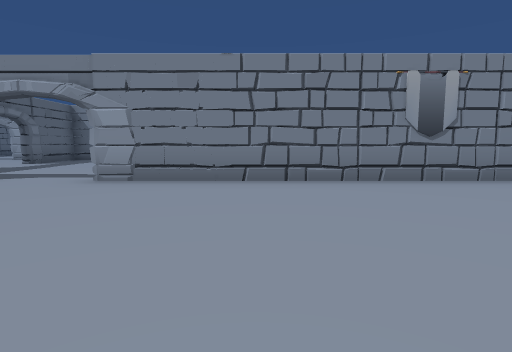
view 1 (above)

22 first-person views from a walk through a 3-D level made in the Unity game engine. The camera is 1.3 m above the floor, tilts 6° down and sees 80° across. The floor is counted in squares, 2 m on a side. Each view is taken from the middle of a square. On the plan, view 1 faces up. The plan holds only what a view shows up to about 10 squares ahead; the rest is blank. The place goes on beyond the plan. The player character is not drawn.

view 2
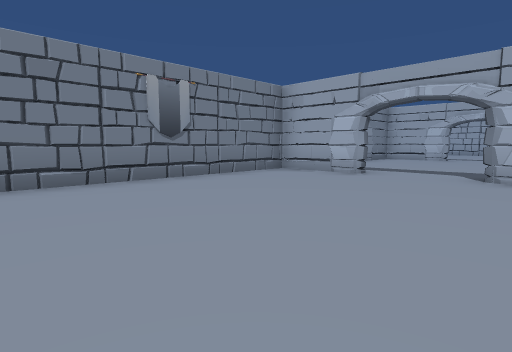

view 3
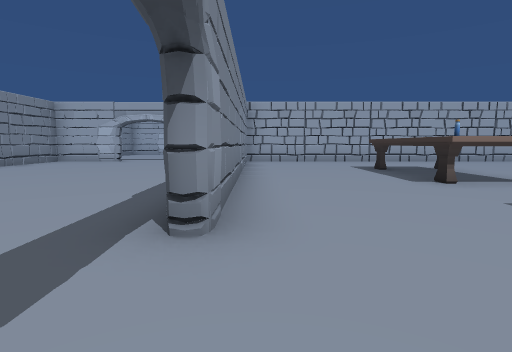

view 4
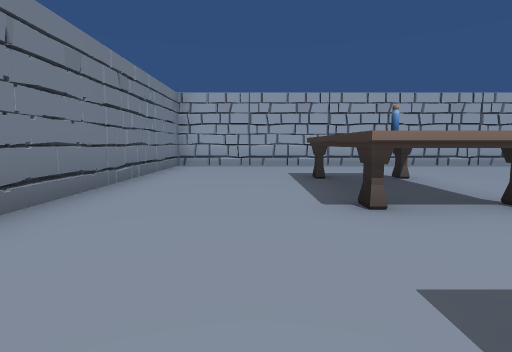

view 5
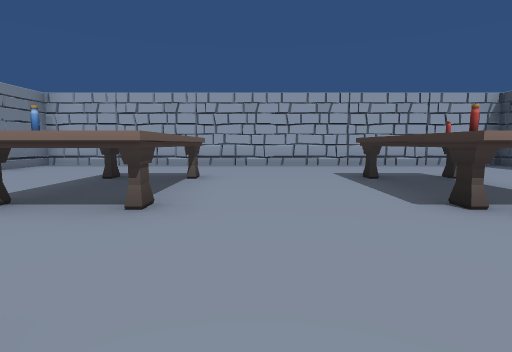

view 6
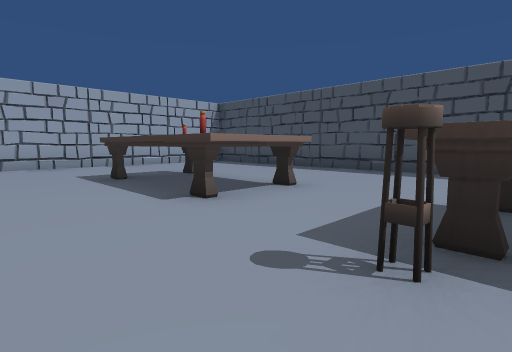

view 7
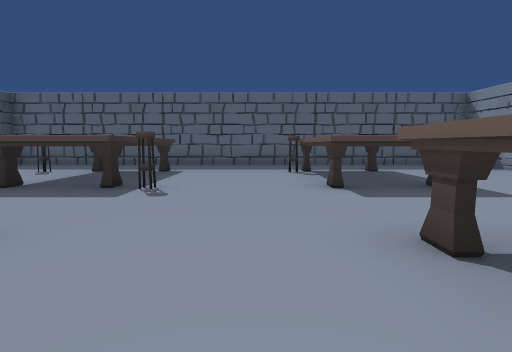

view 8
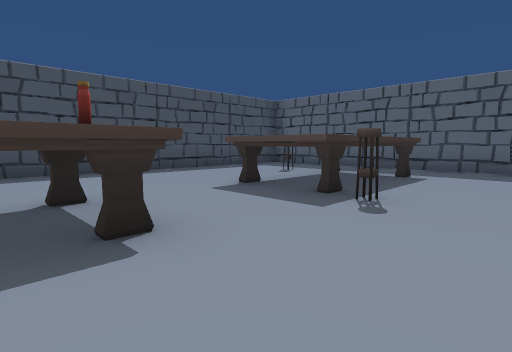

view 9
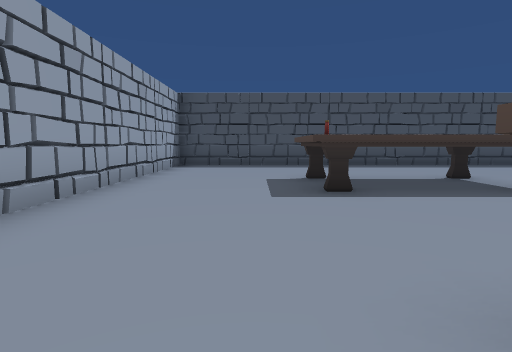

view 10
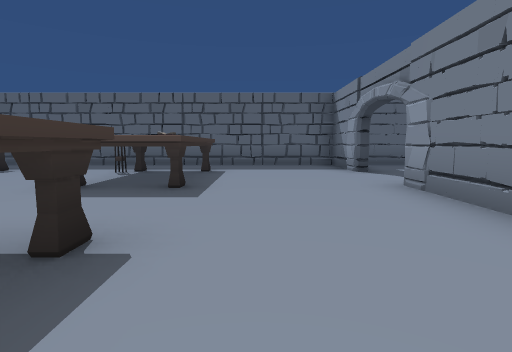

view 11
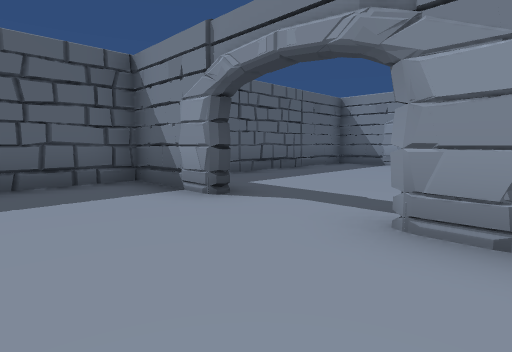

view 12
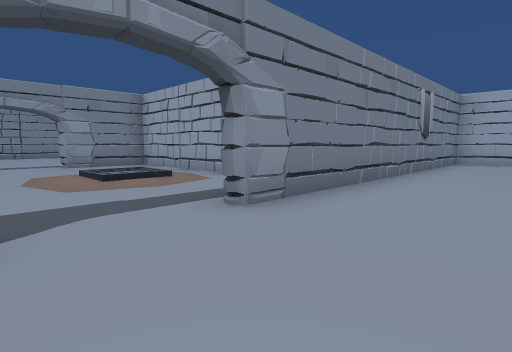

view 13
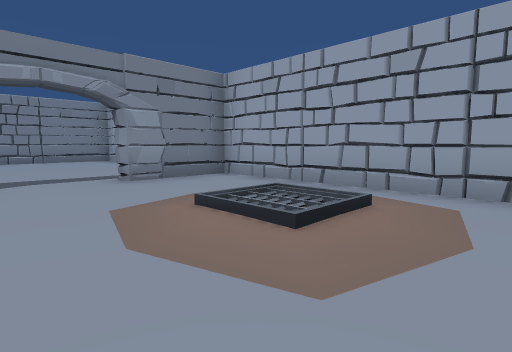

view 14
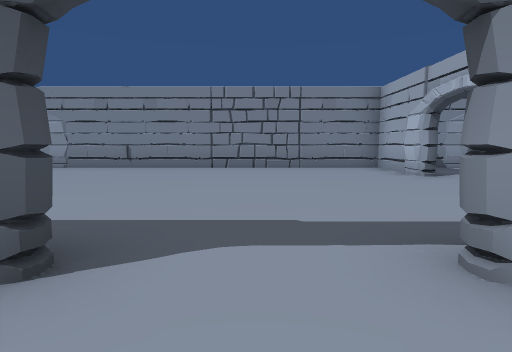

view 15
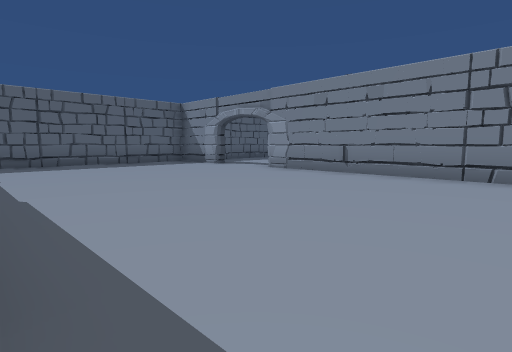

view 16
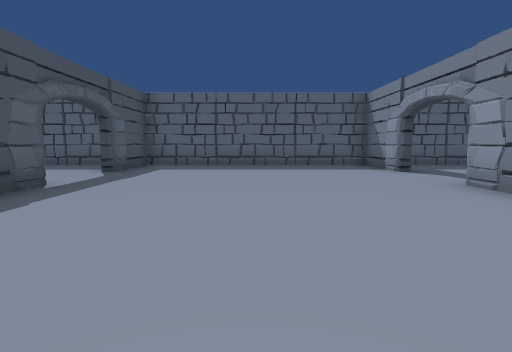

view 17
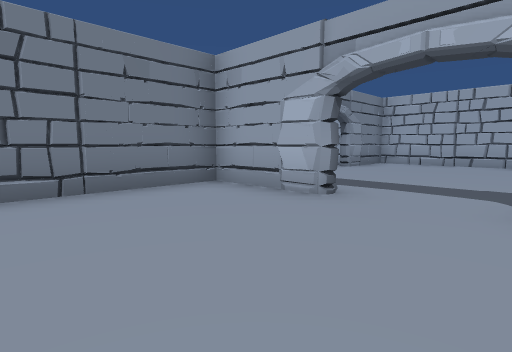

view 18
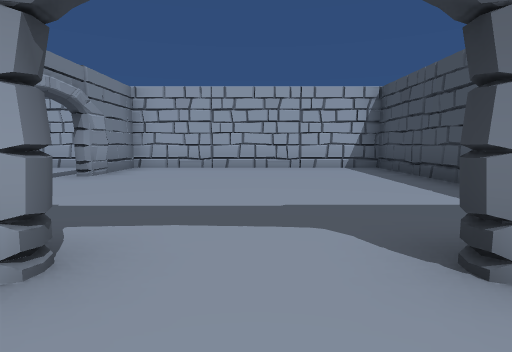

view 19
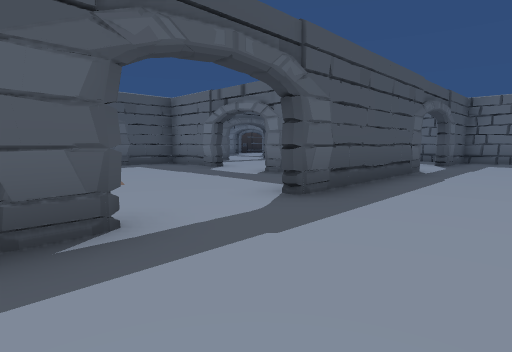

view 20
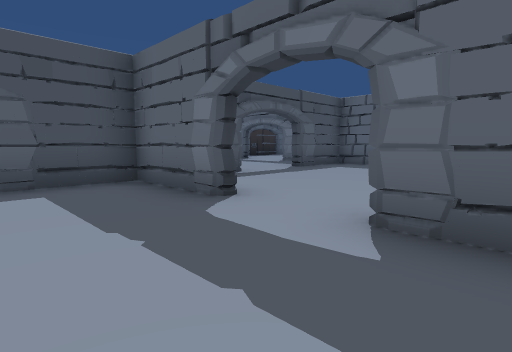

view 21
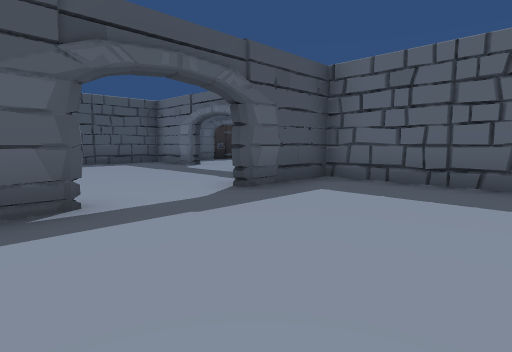

view 22
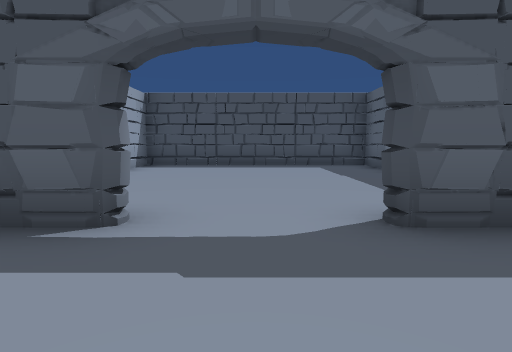

### Floor plan
Points are (right, up) in squares from view 1. A wall is a line through its corners. A room is listed if a view was taken in it or the views show most of it. See-through windows are left out.
Room 1 (views 1, 2, 3, 4, 5, 6, 7, 8, 9, 10, 11, 12, 13, 14, 15, 16, 17, 18, 19, 20, 21, 22)
walls: (-0.7, 7.2) (-0.7, 12.3) (-2.9, 12.3); (-5.3, 5.3) (-7, 5.3); (-7.3, 4.9) (-7.3, -0.6); (-5.1, -1.7) (-7.3, -1.7) (-7.3, -15.2); (-7.3, 8) (-7.3, 5.7) (-5.2, 5.7); (-9.9, 5.7) (-8.9, 5.7); (6.3, 3.1) (6.3, 5.3) (-2.9, 5.3); (-2.9, 12.6) (-2.4, 12.7); (-7.3, 10.9) (-7.3, 9.9); (-2.9, 12.7) (-2.1, 12.7); (-2.2, -5.4) (-2.2, -6.9) (-4.4, -6.9); (-5.6, -5.1) (-3.4, -5.1); (-5.1, -5.3) (-5.6, -5.3); (2.6, 12.7) (6.3, 12.7) (6.3, 19.3) (4.1, 19.3); (-9.9, 12.7) (-5.1, 12.7); (-14.3, 0.9) (-14.3, -1.3) (-7.7, -1.3) (-7.7, 0.4); (-0.7, 17.1) (-0.7, 19.3) (-9.9, 19.3); (-14.3, 11.4) (-14.3, 5.7) (-12.1, 5.7); (-5.8, -10.1) (-2.2, -10.1) (-2.2, -12); (1.9, 19.3) (0.9, 19.3); (-12.1, 19.3) (-14.3, 19.3) (-14.3, 12.7) (-12.1, 12.7); (-5.6, -15.3) (6.3, -15.3) (6.3, -1.7) (-2.9, -1.7)
objects: other object (-5, -13); other object (-5, -7); other object (-3, -5); other object (-2, -10); other object (0, -12) to (3, -10); other object (0, -7) to (3, -5)

Positions as (right, up) in squares from view 1, and headings:
1: (0, 0), facing up
2: (0, 0), facing up-right
3: (-5, -2), facing right
4: (-3, -4), facing right
5: (-3, -8), facing right
6: (-3, -8), facing down-right
7: (2, -8), facing left
8: (1, -8), facing down-left
9: (4, -6), facing down
10: (2, -4), facing left
11: (-2, -4), facing up-left
12: (-5, 3), facing up-right
13: (-5, 7), facing up-right
14: (-4, 11), facing up
15: (-4, 13), facing up-left
16: (-5, 16), facing left
17: (-4, 15), facing up-right
18: (-2, 16), facing right
19: (-2, 15), facing down-left
20: (-5, 11), facing down-left
21: (-9, 9), facing down-left
22: (-11, 8), facing down
